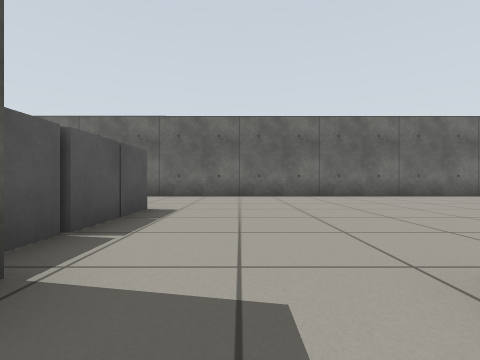
View 1 (above)

16 first-person views from a walk through a Gazebo world. The camera is 0.5 m above the floor, looks level and sees 85° across. The floor is counted in squares, 1 m on a side. Each view is taken from the middle of a square. On the plan, view 1 faces up. The plan holds only what a view shows up to about 9 squares ahead; the rest is blank. Simple patterns stand in for the simulator's built-in surfaces.

View 2
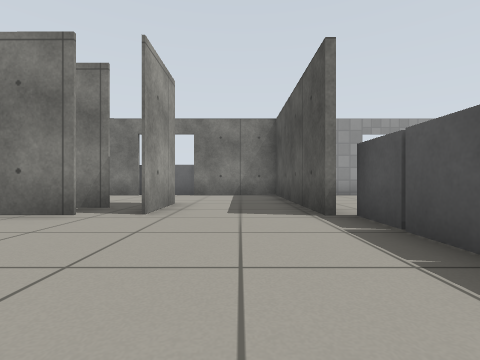

View 3
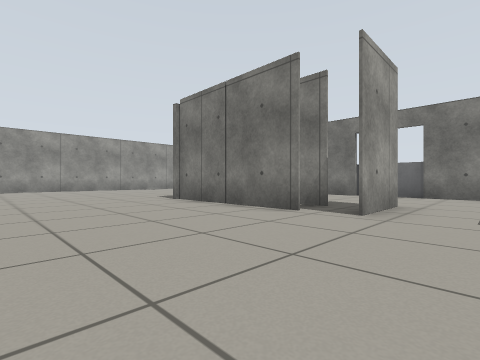

View 4
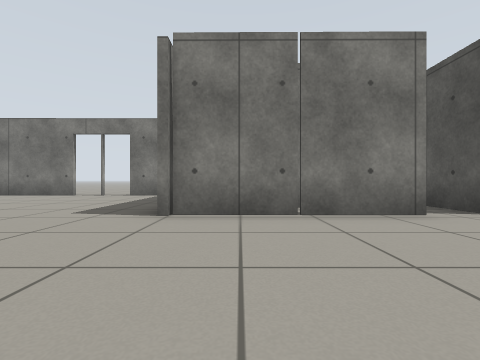

View 5
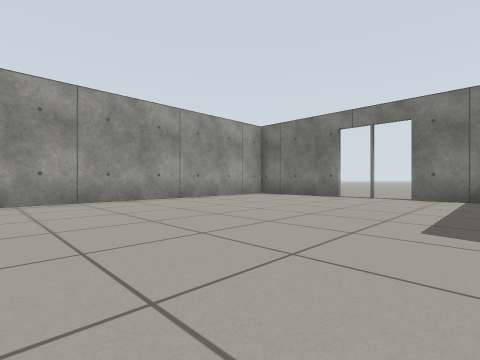

View 6
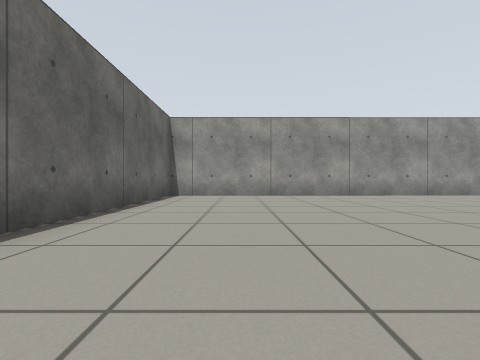

View 7
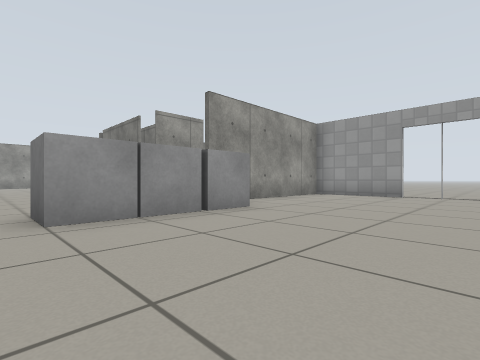

View 8
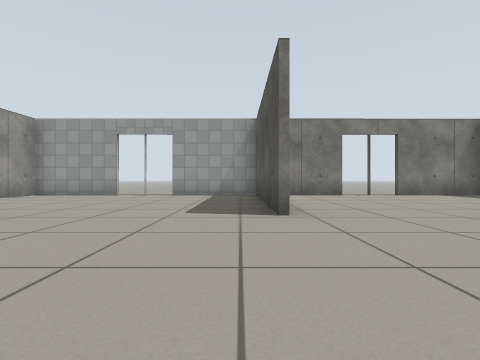

View 9
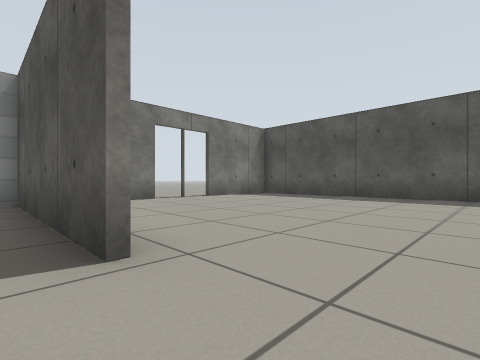

View 10
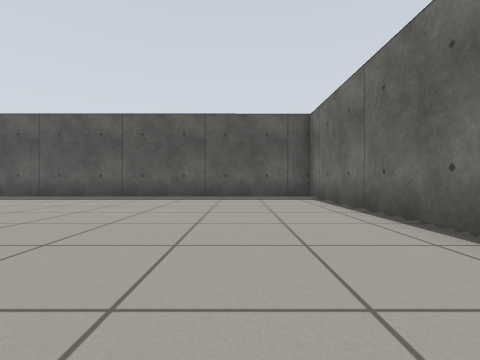

View 11
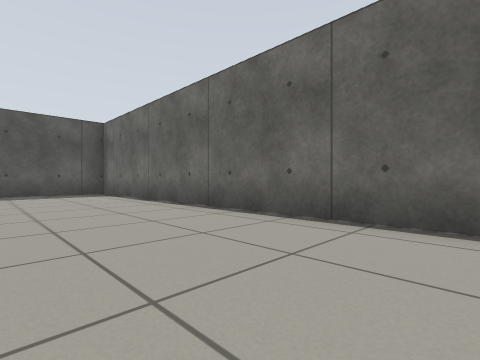

View 12
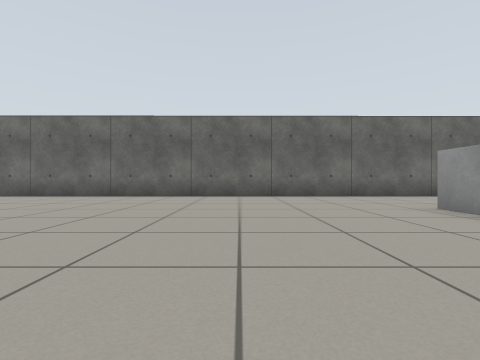

View 13
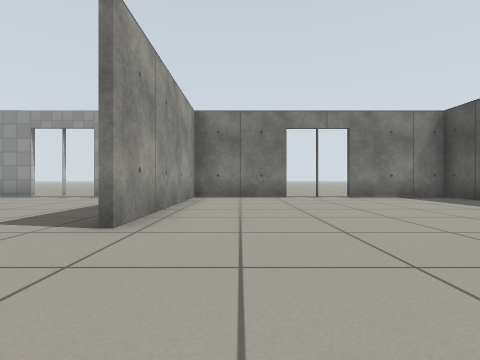

View 14
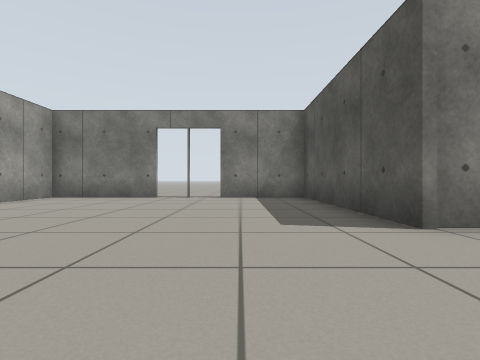

View 15
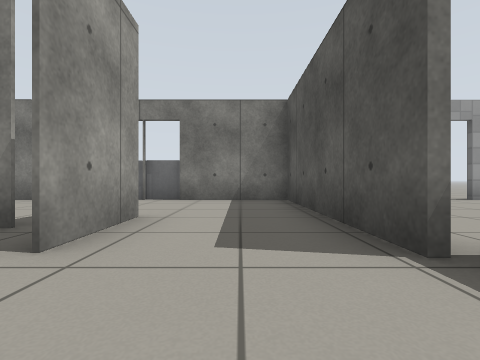

View 16
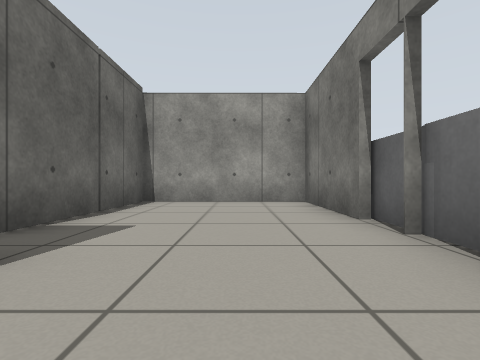

### Floor plan
Points are (right, up) in squares from view 1. A wall is a line through its corners. A room is listed if a view was taken in it or the views show most of it. See-through windows are left out.
Room 1 (views 1, 16)
walls: (1.4, -0.6) (1.4, 1.3); (3.4, -3.5) (6, -3.5) (6, 0.2) (2.4, 0.2); (1.4, 1.2) (1.4, -0.1); (-1, -3.5) (1.5, -3.5); (-1.2, 1.4) (-1.2, -3.4)
ways out: opening at (0, 0.5) to room 2; opening at (2, 0.5) to room 2
Room 2 (views 2, 3, 4, 5, 6, 7, 8, 9, 10, 11, 12, 13, 14, 15)
walls: (2.3, 1.3) (6.1, 1.3) (6.2, -3.5) (8.6, -3.5); (2.3, 0.3) (4, 0.3); (-1.3, -3.6) (-1.4, 1.3); (-4, -3.5) (-1, -3.5); (-8.5, 1.3) (-8.5, -3.4); (-8.7, -3.6) (-8.7, 1.3); (-11.4, -3.6) (-5.8, -3.5); (10.4, -3.5) (13.4, -3.5) (13.3, 8.2) (-15.9, 8.1) (-15.9, -3.6) (-13.1, -3.6)
ways out: opening at (0, 0.5) to room 1; opening at (2, 0.5) to room 1; open door at (-12.5, -4); open door at (-5, -4); open door at (9.5, -3.5)
objects: grey box (-2, 1); grey box (-2, 2) to (-2, 3); grey box (-2, 4)

Where each view was taken, in squares from view 1:
view 1: 0 up, 0 right, facing up
view 2: 5 up, 0 right, facing down
view 3: 5 up, 0 right, facing down-right
view 4: 5 up, 5 right, facing down
view 5: 4 up, 7 right, facing down-right
view 6: 6 up, 5 right, facing right
view 7: 5 up, 6 left, facing down-right
view 8: 5 up, 8 left, facing down
view 9: 3 up, 8 left, facing down-left
view 10: 6 up, 8 left, facing left
view 11: 5 up, 6 left, facing up-left
view 12: 0 up, 6 left, facing up
view 13: 4 up, 10 left, facing down
view 14: 4 up, 8 right, facing down
view 15: 3 up, 0 right, facing down
view 16: 2 down, 0 right, facing right
